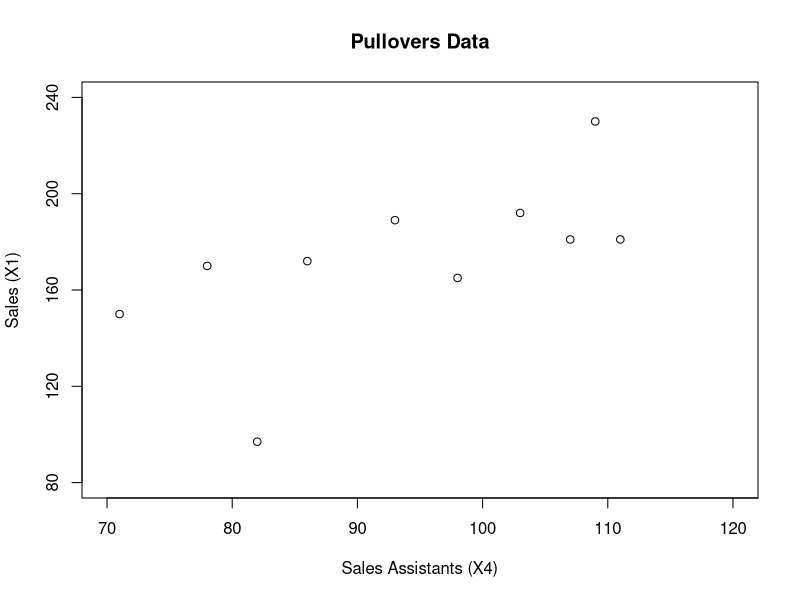

Write R code to recreate this figure.

# clear all variables
rm(list = ls(all = TRUE))
graphics.off()

# load data
x = read.table("pullover.dat")

# plot
plot(x[, 4], x[, 1], xlab = "Sales Assistants (X4)", ylab = "Sales (X1)", xlim = c(70, 
    120), ylim = c(80, 240), frame = TRUE, axes = FALSE)
title("Pullovers Data")
axis(side = 2, seq(80, 240, 40), seq(80, 240, 40))
axis(side = 1, seq(70, 130, 10), seq(70, 130, 10))
